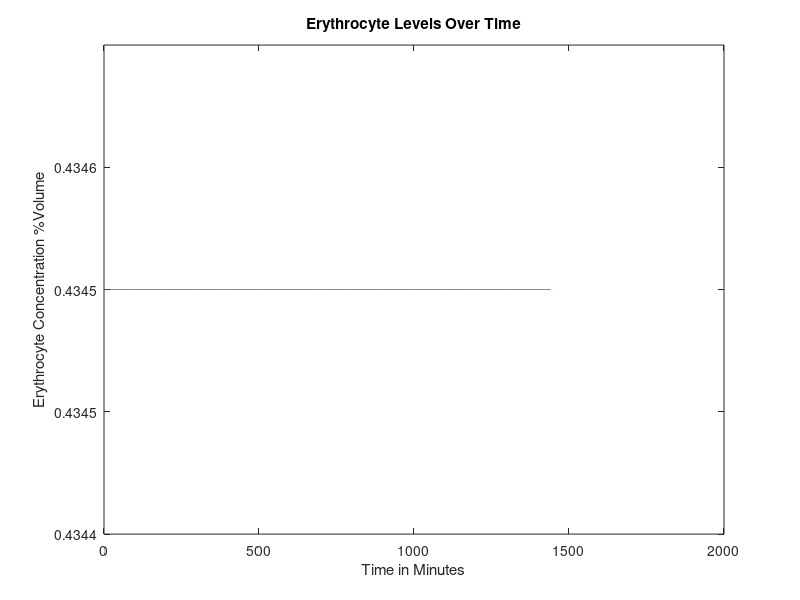
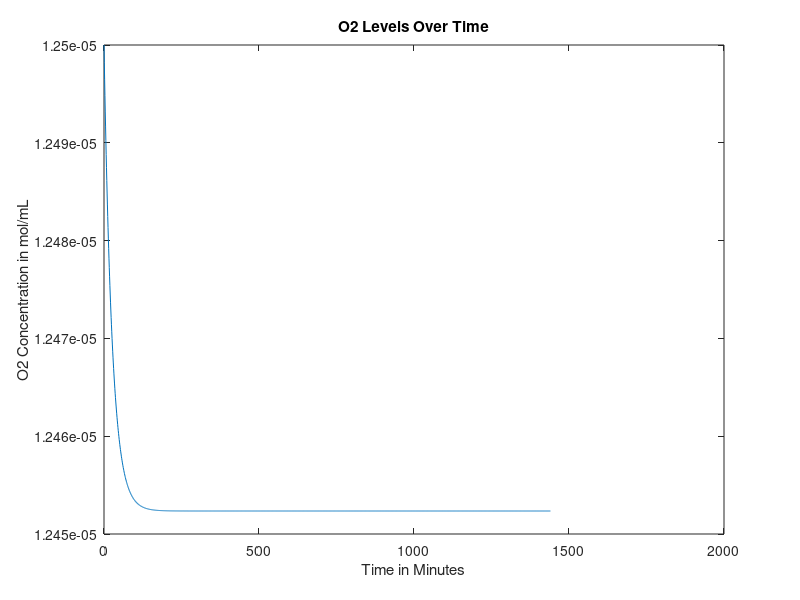
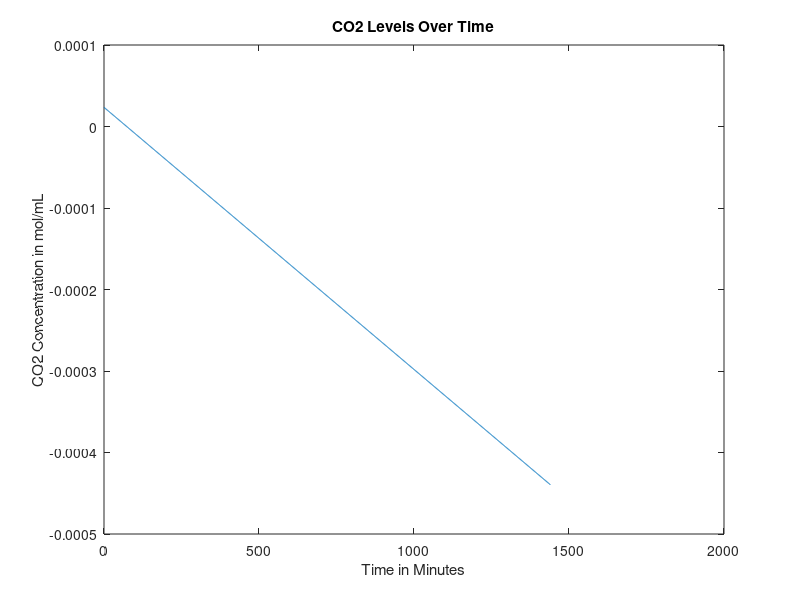
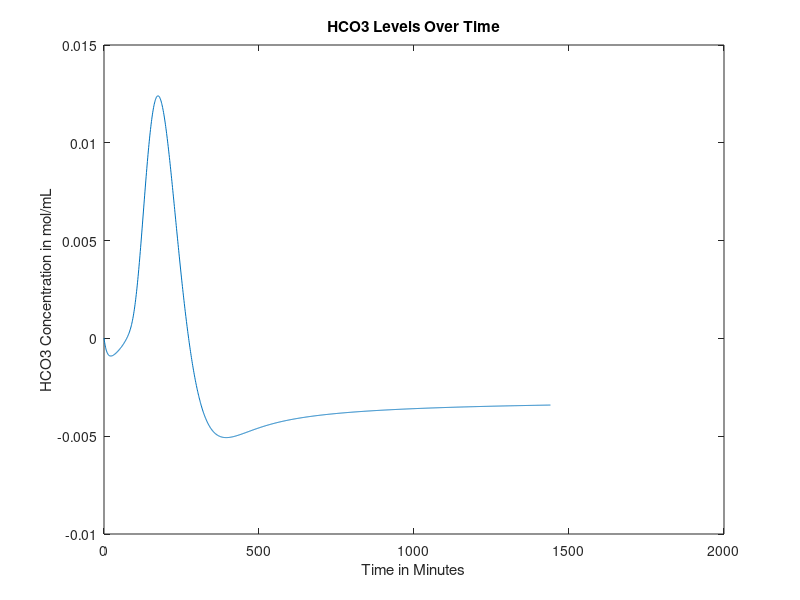

MATLAB code to generate these figures, in order:
function mainfunction()

age = 30; %Age in years
gender = 0; %Gender, 0=male, 1=female
mass = 70; %Weight in kg
anemia = 0; %Is the patient anemic? 1 if yes, 0 if no

RQ=0.825;%reaction quotients for the general body and 
RQheart=0.7;

    if (40>=age)&&(age>0) %if/else statement that sets heart rate based on age, in bpm
        heartrate = 60;  
    else
        heartrate=70;
    end

    
%Intake of various nutrients
carbs=130;
calciumintake=1000;
sodiumintake=500;

if gender==1
    ironintake=18;
else
    ironintake=8;
end

bloodweight=0.07*mass; %sets mass of blood in the body based on percentage composition of blood and bodyweight


%SV=mass; %stroke volume, blood pumped out of heart per beat in mL

bloodflow0 = 1000*bloodweight/1.06; %blood flow out of heart per minute in mL, divided by density of 1.06 g/mL (steady state value)

% cvector = concentration vector, [cE, cNa, cCa, cIron, cGlucose, cO2,
% cCO2, cHCO3], where c = "concentration of", and the letters are our
% components


if gender == 0 %if loop sets volume percentage of red blood cells based on gender
cE = 0.4345;
elseif gender == 1
cE = 0.402;  
end
 
%set concentration of O2 and CO2 in mol/mL at BTP in venous blood
%cO2 = 0.00000785855;
cO2 = 0.0000125;
cCO2 = 0.0000235;
%concentration of bicarbonate in venous blood, in mol/L
cHCO3 = 0.00002033;
%concnetartion of glucose in mol/mL
cGlucose = 0.0000055;
%Na concentration in mol/mL
cNa = 0.000137;
%Concentration of Ca in mol/mL
cCa = 0.00000118;
%Concentration of iron in mol/mL
cIron = 0.00012592;

cvector0 = [cE cO2 cCO2 cHCO3 cGlucose cNa cCa cIron]; %concentration in the blood, in moles? mL/mL of blood

cEtrack=[cvector0(1)];
cO2track=[cvector0(2)];
cCO2track=[cvector0(3)];
cHCO3track=[cvector0(4)];
cGlucosetrack=[cvector0(5)];
cNatrack=[cvector0(6)];
cCatrack=[cvector0(7)];
cIrontrack=[cvector0(8)];

for loop=1:1440
%Run initial venous blood through the heart
[bloodflow, cvector] = lungs(bloodflow0, cvector0);
%Run blood from lungs to the heart
[bloodflow, cvector1] = heart(bloodflow, cvector, mass);
%These three values are the blood flows that go from the heart to each
%organ





if (18<=age) && (age<50)
   LW=452+16.34*mass+11.85*age-166*gender;
else
   LW=1390+15.94*mass-12.86*age;
end

%Volumetric flow rate in and out of liver (mL/min)
%Vi=Vj=V=100mL/min per 100g liver
%Blood flow distribution will change during iron deficiency anemia but we
%don't have a function modeling this yet
V=LW;






BFbraini=0.15*bloodflow;
BFliveri=V;
BFotherbloodi=bloodflow-BFbraini-0.3*BFliveri;
%Process each of these three blood flows in their respective organs
[BFbrainj, cvectorbrainj] = brain(BFbraini, cvector1, mass);
[BFotherbloodj, cvectorotherbloodj] = otherblood(BFotherbloodi, cvector1, carbs, calciumintake, sodiumintake, ironintake); 

Mvectorotherbloodliver=0.7*V*cvectorotherbloodj;
Mvectorheart=0.3*V*cvector1;
cvectorliverin=(Mvectorotherbloodliver+Mvectorheart)/V;

[BFliverj, cvectorliverj] = liver(BFliveri,cvectorliverin,gender,mass,LW);
%Redirect blood from liver to other blood and mix the two
Mvectorotherbloodj=(cvectorotherbloodj*(BFotherbloodj-0.7*V))+(cvectorliverj*BFliverj);
%Add the blood flow from other blood and liver to get new blood volume
BFotherbloodj=BFotherbloodj-0.7*V+BFliverj;
%Do a weighted average to get a new cvector
cvectorotherbloodj=Mvectorotherbloodj/BFotherbloodj;
%Send 25% of the blood flow to the kidneys
BFkidneyi=0.25*(BFbrainj+BFotherbloodj);
%Subtract blood sent to kidneys from other blood 
BFotherbloodj=BFotherbloodj-BFkidneyi;
%Have the kidneys process the blood they receive
[BFkidneyj, cvectorkidneyj] = kidney(BFkidneyi, cvectorotherbloodj,RQ, mass);
%Send blood processed in kidneys back to other blood, pool with brain, create Mvector
Mvectorotherblood=(BFotherbloodj*cvectorotherbloodj)+(BFkidneyj*cvectorkidneyj)+(BFbrainj*cvectorbrainj);
%Reset the bloodflow back into the lungs to the blood flow we just computed
bloodflow0=BFotherbloodj+BFkidneyj+BFbrainj;
%Recompute cvector0 by dividing Mvectorotherblood by bloodflow0
cvector0=Mvectorotherblood/bloodflow0;

cEtrack=[cEtrack cvector0(1)];
cO2track=[cO2track cvector0(2)];
cCO2track=[cCO2track cvector0(3)];
cHCO3track=[cHCO3track cvector0(4)];
cGlucosetrack=[cGlucosetrack cvector0(5)];
cNatrack=[cNatrack cvector0(6)];
cCatrack=[cCatrack cvector0(7)];
cIrontrack=[cIrontrack cvector0(8)];

A = [cvector; cvector1; cvectorbrainj; cvectorotherbloodj; cvectorliverj; cvectorkidneyj; cvectorkidneyj];
end

figure
plot(0:loop(end),cEtrack)
title('Erythrocyte Levels Over Time')
xlabel('Time in Minutes')
ylabel('Erythrocyte Concentration %Volume')
ylim([0.4344 0.4346]);

figure 
plot(0:loop(end),cO2track)
title('O2 Levels Over Time')
xlabel('Time in Minutes')
ylabel('O2 Concentration in mol/mL')

figure 
plot(0:loop(end),cCO2track)
title('CO2 Levels Over Time')
xlabel('Time in Minutes')
ylabel('CO2 Concentration in mol/mL')

figure 
plot(0:loop(end),cHCO3track)
title('HCO3 Levels Over Time')
xlabel('Time in Minutes')
ylabel('HCO3 Concentration in mol/mL')

figure 
plot(0:loop(end),cGlucosetrack)
title('Glucose Levels Over Time')
xlabel('Time in Minutes')
ylabel('Glucose Concentration in mol/mL')

figure
plot(0:loop(end),cNatrack)
title('Na Levels Over Time')
xlabel('Time in Minutes')
ylabel('Na Concentration in mol/mL')

figure
plot(0:loop(end),cCatrack)
title('Ca Levels Over Time')
xlabel('Time in Minutes')
ylabel('Ca Concentration in mol/mL')

figure
plot(0:loop(end),cIrontrack)
title('Iron Levels Over Time')
xlabel('Time in Minutes')
ylabel('Iron Concentration in mol/mL')
ylim([1.25e-4 1.27e-4]);





end




function [bloodout, Cout] = lungs(vblood, Cvector)
    % This function finds the output terms for each component coming out of
    % the lungs.
    % Input: W = weight;
    %        Cvector - vector containing initial concentrations of each component
    %        entering heart
    % Output: Cout - vector containing final concentrations of each
    %         component leaving heart
    
    % Finding volumetric flow rate of blood (volumetric flow rate of blood
    % in = out)
%     mblood = 0.07*W; %in kg
%     pblood = 1.06; %in kg/L %this value is dependent on other factors - can we use it? should we use 1?
%     vblood = mblood/pblood; %in L/min
    
    Cout = [];
    % Finding volumetric flow rate out of oxygen
    CiO2 = 0.000001964637; %5mL/100mL becomes .000001964637 mol
    %CdeoxygenatedO2 = 0.16; %from graph and partial pressure of oxygen in entering deoxygenated blood being...
                            %40 mmHg (this might also depend on hemoglobin)
    nO2i = vblood*(Cvector(2)+CiO2); %O2 in, mL/min
    nO2cons = .0002082515; %5.3 mL/min becomes .0002082515 mol/min
    nO2j = nO2i - nO2cons; %O2 out, mol/min
    Cout(2) = nO2j/vblood; %mol/mL
    
    % Finding volumetric flow rate out of carbon dioxide
    nCO2i = vblood*Cvector(3);
    nCO2cons = vblood*(.0000015716531); %vblood(mL/min) and concentration of blood consumed (mol/mL)
    %CjCO2 = 0.48; %48 mL/100 mL, should be dependent on hemoglobin, oxygen, things like that
    nCO2j = nCO2i - nCO2cons; %CO2 out, L/min
    Cout(3) = nCO2j/vblood;
    
    % Finding volumetric flow rate out of bicarbonate
    rHCO3CO2 = Cvector(4)/Cvector(3); %ratio of bicarbonate to carbon dioxide in blood leaving lungs
    nHCO3j = rHCO3CO2*nCO2j; %HCO3 out, mol/min
    Cout(4) = nHCO3j/vblood;
    
    % Finding volumetric flow rate out of calcium
    Cout(7) = Cvector(7); %calcium out, L/min
    
    % Finding volumetric flow rate out of iron
%      Cerythrocytes = 0.45; %45 mL/100 mL, this concentration changes depending on hemoglobin, but we need...
% %                           %to figure out this relationship
%      Chemoglobin = 0.335; %g/mL, this concentration also changes, but maybe only depending on demographics
% %                          %and anemia
%     Mhemoglobin = 65000; %g/mol
%     MFe = 55.845; %g/mol
%     CFe = (MFe*Chemoglobin*Cerythrocytes)/Mhemoglobin;
%     vFej = vblood*CFe; %iron out, L/min

    Cout(8) = Cvector(8); %iron concentration doesn't change in lungs?
    % Finding volumetric flow rate out of sodium
    Cout(6) = Cvector(6); %sodium out, L/min
    
    % Finding volumetric flow rate out of erythrocytes
    %vErythrocytesj = vblood*Cerythrocytes; %erythrocytes out, L/min, once again this concentration changes
    Cout(1) = Cvector(1);
    
    % Finding volumetric flow rate out of glucose
%     Chemoglobinblood = Chemoglobin*Cerythrocytes; %concentration of hemoglobin in blood, g/mL
%     Chemoglobinbloodmol = Chemoglobinblood/Mhemoglobin; %concentration of hemoglobin in blood, mol/mL
%     CO2bloodmol = 4*Chemoglobinbloodmol; %concentration of oxygen in blood dependent on this value of...
%                                          %hemoglobin, mol/mL
    %nO2cons = CO2bloodmol*vblood*1000; %molar flow rate of oxygen consumed, mol/min - can we somehow...
                                       %convert this into mL/min to get a
                                       %more accurate value of oxygen
                                       %consumed in the oxygen accounting
                                       %equation?
    nglucosecons = 6*nO2cons; %molar flow rate of glucose consumed, mol/min
%     Mglucose = 180.18; %g/mol
%     mglucosecons = nglucosecons*Mglucose; %g/min
%     pglucose = 1560; %g/L, is this what other people are using?
%     vglucosecons = mglucosecons/pglucose; %L/min
    nGlucosei = Cvector(5)*vblood;
    nGlucosej = nGlucosei - nglucosecons; %molar flow rate of glucose out, mol/min
    Cout(5) = nGlucosej/vblood;
    bloodout = vblood;
end
    
    %*thoughts I had while coding that we should consider: putting in
    %checks to make sure outflows that go directly to the next organ are
    %the same as those inflows - if they're not the same, find the problem
    %and/or change it to be the same
    % make sure everyone codes volumetric flow rate of blood and density of
    % blood in the same way





function [bloodflowj, cvectorj] = brain(bloodflowi, cvectori, mass)
%Blood volume conserved
bloodflowj=bloodflowi;

brainmass=0.02*mass*1000; %gives brain mass in grams as 2% body mass
Mvector=bloodflowi*cvectori;
%Create a null vector for cvectorj
cvectorj=zeros(1,8);
%Sets inflows equal to outflows for erythrocytes, Na, Ca, Iron
cvectorj(1)=cvectori(1);
cvectorj(6)=cvectori(6);
cvectorj(7)=cvectori(7);
cvectorj(8)=cvectori(8);

%Consume oxygen at 3.5 mL (in moles) per 100 gram per minute
MO2j=Mvector(2)-0.0001375246*(brainmass/100);
%Consume glucose at a rate of 120g/day
MGlucosej=Mvector(5)-(0.6660746/86400);%moles of glucose in - glucose requirements per day in moles/minutes in the day
%Calculate CO2 produced based on glucose consumed via respiration equation
MCO2j=Mvector(3)+6*(0.6660746/86400);
%Calculate HCO3 made when the CO2 is produced
rHCO3CO2=19.3/21.5; %ratio of bicarbonate to carbon dioxide in blood leaving lungs
HCO3j=Mvector(4)+rHCO3CO2*6*(0.6660746/86400);

%Calculate values above as concentrations and add them to cvectorj
cvectorj(2)=MO2j/bloodflowj;
cvectorj(5)=MGlucosej/bloodflowj;
cvectorj(3)=MCO2j/bloodflowj;
cvectorj(4)=HCO3j/bloodflowj;

end






%I don't know about modeling different conditions based on flow at a
%certain time, would it be better if we used t (for time, i.e. what step we
%are at)
%Also if carbon dioxide concentration changes, then I am pretty sure
%bicarbonate concentration will also change (by how much I'm not sure, I'm
%tired)
function [outflow, Cout] = heart(flow,Cvector,weight)
    % This function finds the output terms for each component coming out of
    % the heart.
    % Input: Cvector - vector containing initial concentrations of each component
    %        entering heart
    %        Flow - number that represents volumetric? flow of first inlet
    %        stream from lungs to heart
    % Output: Cout - vector containing final concentrations of each
    %         component leaving heart
    
    %how do I account for total blood/blood flow
    %so the Heart has multiple flows to it, but the heart will actually consume only once -- the first time because we are assuming that everything is happening in one heartbeat? 
Cout = [];
    %if flow == Flow1LungsToHeart
    
        % components that don't change:
        
        % Finding concentration out of glucose
Cout(5)=Cvector(5);
% Finding concentration out of erythrocytes
Cout(1)=Cvector(1);
% Finding concentration out of sodium
Cout(6)=Cvector(6);
% Finding concentration out of iron
Cout(8)=Cvector(8);
% Finding concentration out of calcium
Cout(7)=Cvector(7);
% Finding concentration out of bicarbonate, however I think
% bicarbonate will change because the concentration of carbon
% dioxide changes
Cout(4)=Cvector(4);

heartmass = weight*.003;
nO2cons = 32.5*(heartmass/300)*0.0000392927; %mL/min*mol/mL=mol/min
%vblood = (.07*weight)/1.06; %L/min, if the total volumetric blood flow leaving the lungs is the same as volumetric blood flow entering the heart
Cout(2) = (Cvector(2)*flow - nO2cons)/flow;
CO2gen = .7*nO2cons; %using respiratory quotient in the heart
Cout(3) = (Cvector(3)*flow + CO2gen)/flow;

    %components that do change
    % Finding volumetric flow rate out of oxygen
    % Finding volumetric flow rate out of carbon dioxide
    %heartRQ=0.7; %we are assuming that heart muscle cell metabolism comes soley from lipids
    %heartRQ=CO2produced/O2consumed;
    % O2 consumption: 30 - 35 mL/min per 300 g
    %based off of RQ find the CO2produced
    %vO2j=vO2-O2consumed but do units match
    %vCO2j=vCO2 + CO2produced
       
%     else 
%         % no components will change?
%         %Concentration2HeartToOther
%         %Concentration2HeartToBrain
%         %Concentration2HeartToLiver
%         %Concentration3BrainToHeart
%         %Concentration4LiverToHeart
%         %Concentration7OtherToHeart
%         %Concentration8HeartToLungs
%         
%         Cout(5)=Cvector(5);
%         Cout(1)=Cvector(1);
%         Cout(6)=Cvector(6);
%         Cout(8)=Cvector(8);
%         Cout(7)=Cvector(7);
%         Cout(4)=Cvector(4);
%         Cout(3)=Cvector(3);
%         Cout(2)=Cvector(2);
%     end
outflow = flow;
end




function [bloodflowj, cvectorout]=liver(V,cvectori,G,mass,LW)
%This function will deliver output volumetric flow rates for the concentration of
%the 8 components (mol/mLmin) out of the liver
%Input: G=Gender (1 if female, 0 if male)
%W=weight of person (kg); A=age of person (years)
%cvector=[cE,cO2,cCO2,cHCO3,cGlucose,cNa,cCa,cFe)
%Outputs are all in concentration flow rates (mol/mLmin) out

%Initializes cvectorout
cvectorout=[0,0,0,0,0,0,0,0];

%Wet weight of liver (g) due to person's demographics
%LW=Liver weight (g)
%make this into a seperate function if can although i really believe liver
%needs demographic info in



%Calculates concentration flow rate of red blood cells out 
%p=blood density in amount per mL
%Vbody=Volume of body in mL. Calculating assuming 7% of total body weight
%is blood, then divided by density of blood to find volume of blood
%RBCj=raw numerical flow rate of red blood cells out/min
%RBCi=raw numerical flow rate of RBC in/min
%nRBCj=molar flow rate of RBC out/min
%RBCcons=consumption rate of RBC/min 
%No generation of RBC in liver
if G==1
    p=1.2e10; %number of red blood cells per mL of PURE red blood cells
else
    p=1.2e10;
end
    %Calculate volume of the body
    Vblood=0.07*mass*1000/1.056;
    %Calculate the number of RBCs entering liver based on concentration,
    %flow rate, and pure RBC density
    RBCi=p*V*cvectori(1);
    %Consume some based on body size
    RBCcons=5.55555e-6*cvectori(1)*Vblood;%this had vickis original p here, confirm
    %Find pure volume of RBCs we now have based on number and density 
    VRBCj=(RBCi-RBCcons)/p;
    %Calculate volume of plasma that entered
    Vplasma=V*(1-cvectori(1));
    %Calculate new concentrations based on volumeRBCs/total volume
    cvectorout(1)=VRBCj/(VRBCj+Vplasma);
    %Bloodflow out = blood cells out + plasma volume
    bloodflowj=Vplasma+VRBCj;

%Calculates concentration flow rate of O2 out 
%No generation of O2
%nO2i=molar flow rate of O2/min in
%nO2j=molar flow rate of O2/min out
%nO2cons=molar consumption rate of O2/min
nO2i= cvectori(2)*V; %0.0006286842*(LW/100);
nO2cons=0.0002389*(LW/100);
nO2j=nO2i-nO2cons;
cvectorout(2)=nO2j/V;

%Calculates concentration flow rate of CO2 out
%nCO2i=molar flow rate of CO2/min in
%nCO2j=molar flow rate of CO2/min out
%nCO2gen=molar flow rate of CO2/min generated
%RQ=Respiratory Quotient=mol CO2 produced/mol O2 consumed
RQ=0.825;
nCO2gen=RQ*nO2cons;
nCO2i=cvectori(3)*V;
nCO2j=nCO2i+nCO2gen;
cvectorout(3)=nCO2j/V;

%Calculates the required intake of protein in grams/min given a
%person's demographic information
%dprotein=daily protein intake in g/day
%protein=protein intake in g/min
dprotein=0.8*mass;
protein=dprotein/1440;

%Calculates the concentration flow rate of Bicarbonate out 
%Assume no generation of bicarbonate
%%Also liver just takes in bicarbonate from the heart and stomach
%1mole bicarbonate ions consumed by liver per 100g protein/day=0.06944g/min
nHCO3i=cvectori(4)*V;
nHCO3j=nHCO3i-protein/0.06944;
cvectorout(4)=nHCO3j/V;

%Calculates the concentration flow rate of Na2+ out 
%Assume no generation of Na2+, only in, out, and consumption
%nNai=molar flow rate of sodium in 
%nNacons=molar flow rate of sodium consumed given that 10% of bile salts
%are consumed, approx 600mL are produced per day, and there are 135mM Na+
%ions in bile.
%nNaj=molar flow rate of sodium out
nNacons=9.375e-9;
nNai=cvectori(6)*V;
nNaj=nNai-nNacons;
cvectorout(6)=nNaj/V;

%Calculates the concentration flow rate of Ca2+ out
%Assume no generation nor consumption.
%cCai=concentration flow rate of Ca2+ in mol/Lmin in
%cCaj=concentration flow rate of Ca2+ in mol/Lmin out
cvectorout(7)=cvectori(7);
%Calculates the concentration flow rate of Fe out
%Assume no generation since

%Still need to do Iron and Glucose in Liver
%Placeholder that sets in=out
cvectorout(5)=cvectori(5);
cvectorout(8)=cvectori(8);
end


function [bloodflowj, cvectorj] = kidney(bloodflowi, cvectori, RQ, mass)
T=86400;%Multiplier that scales up the time period of interest to one day (required for glucose equation)
Kidneymass=(300/70000)*mass; %mass of the kidneys combined in grams

%Initialize all intakes
Mvector=bloodflowi*cvectori;
bloodflowj=bloodflowi;

%Consume relevant compounds to create outlet values

MEj=Mvector(1);
MIronj=Mvector(8);

MO2j=0.85*Mvector(2);
% Find mol/min O2 consumed
MO2cons = Mvector(2) - MO2j;
% Convert to mL/min per 100g
MO2cons = (MO2cons/0.0000392927)/(Kidneymass/100);
% Find mmol/min per 100g Na consumed
MNacons = (MO2cons - 0.5)/0.1;
% Convert to mol/min
MNacons = (MNacons/1000)*(Kidneymass/100);
MNacons = (100/1440)/1000;
MNaj = Mvector(6) - MNacons;
%MNaj=(Mvector(6)-(Kidneymass/100)*((10*(25450*(Mvector(2)-MO2j)))-5))/1000;
MCaj=0.98*Mvector(7);
MGlucosej=Mvector(5)-(Mvector(5)*(0.226/((Mvector(5))*T)));
MCO2j=Mvector(3)+((Mvector(2)-MO2j)*RQ);
MHCO3j=Mvector(4)-0.15*(Mvector(4))+(.004/T);

%Recompute all concentrations using original mass of blood and new values

cIronj=MIronj/bloodflowj;
cNaj=MNaj/bloodflowj;
cO2j=MO2j/bloodflowj;
cCO2j=MCO2j/bloodflowj;
cEj=MEj/bloodflowj;
cGlucosej=MGlucosej/bloodflowj;
cHCO3j=MHCO3j/bloodflowj;
cCaj=MCaj/bloodflowj;

cvectorj=[cEj cO2j cCO2j cHCO3j cGlucosej cNaj cCaj cIronj];

end

function [outflow, Cout] = otherblood(flow, Cin, carbs, calciumintake, sodiumintake, ironintake)
Cout = [];
Cout(1) = Cin(1);
Cout(2) = Cin(2);
Cout(3) = Cin(3);
Cout(4) = Cin(4);
Cout(5) = (flow*Cin(5) + (.8*carbs)/180.156*1440)/flow; %130g of carbs, 80 percent is directly translated to glucose, 20% is fructose and galactose which goes to the liver and may be converted to glucose at a later stage so another term is incoming
Cout(6) = (flow*Cin(6) + (sodiumintake/(1000*22.99*1440)))/flow; %500 mg of sodium needed for vital functions so start with sodium intake being 500 mg
Cout(7) = (flow*Cin(7) + (calciumintake*.26)/(1000*40.08*1440))/flow; %calcium intake should be around 1000 mg
Cout(8) = (flow*Cin(8) + (ironintake*.18)/(1000*55.845*1440))/flow;%iron intake will be approximately 8 mg for males and 18 mg for females
outflow = flow;
end